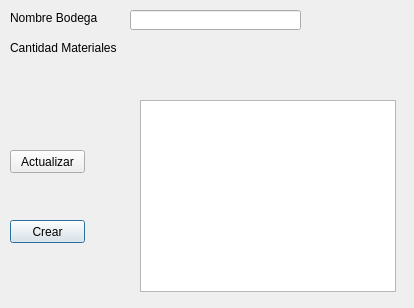
<?xml version="1.0" encoding="UTF-8"?>
<ui version="4.0">
 <class>Registro_bodega</class>
 <widget class="QDialog" name="Registro_bodega">
  <property name="geometry">
   <rect>
    <x>0</x>
    <y>0</y>
    <width>414</width>
    <height>308</height>
   </rect>
  </property>
  <property name="windowTitle">
   <string>Dialog</string>
  </property>
  <widget class="QPushButton" name="btn_crear_bodega">
   <property name="geometry">
    <rect>
     <x>10</x>
     <y>220</y>
     <width>75</width>
     <height>23</height>
    </rect>
   </property>
   <property name="text">
    <string>Crear</string>
   </property>
  </widget>
  <widget class="QLabel" name="label">
   <property name="geometry">
    <rect>
     <x>10</x>
     <y>10</y>
     <width>91</width>
     <height>16</height>
    </rect>
   </property>
   <property name="text">
    <string>Nombre Bodega</string>
   </property>
  </widget>
  <widget class="QLabel" name="label_2">
   <property name="geometry">
    <rect>
     <x>10</x>
     <y>40</y>
     <width>111</width>
     <height>16</height>
    </rect>
   </property>
   <property name="text">
    <string>Cantidad Materiales</string>
   </property>
  </widget>
  <widget class="QListView" name="listView_bodegas">
   <property name="geometry">
    <rect>
     <x>140</x>
     <y>100</y>
     <width>256</width>
     <height>192</height>
    </rect>
   </property>
  </widget>
  <widget class="QPushButton" name="btn_actualizar_bodega">
   <property name="geometry">
    <rect>
     <x>10</x>
     <y>150</y>
     <width>75</width>
     <height>23</height>
    </rect>
   </property>
   <property name="text">
    <string>Actualizar</string>
   </property>
  </widget>
  <widget class="QLineEdit" name="txt_nombre_bodega">
   <property name="geometry">
    <rect>
     <x>130</x>
     <y>10</y>
     <width>171</width>
     <height>20</height>
    </rect>
   </property>
  </widget>
 </widget>
 <resources/>
 <connections/>
</ui>
